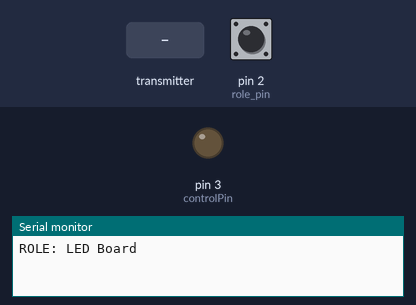
The sketch below on a simulated Arduino Uno, built with avr-gcc and run on an emulated ATmega328P. Parts: output pins drawn as LEDs (lit = HIGH), the last lines printed to the serial monitor. The inputs (shaded band) are chosen by the test bench; at power-on: pin 2 (role_pin) HIGH. No radio packets arrive unless stated.

Above: at 1.2 s.
1.3 s: the transmitter starts sending gotByte = 64
At 2.0 s:
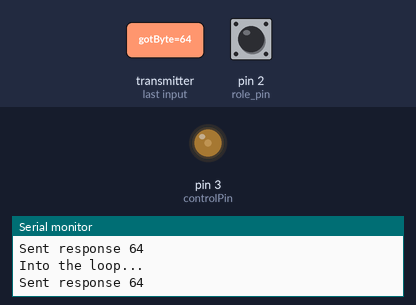
2.8 s: the transmitter starts sending gotByte = 128
At 3.1 s:
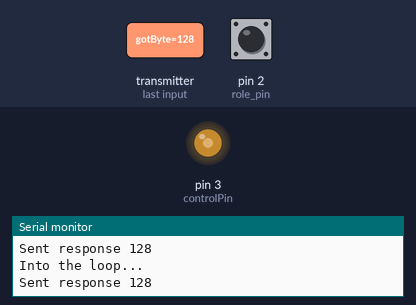
4.3 s: the transmitter starts sending gotByte = 255
At 5.4 s:
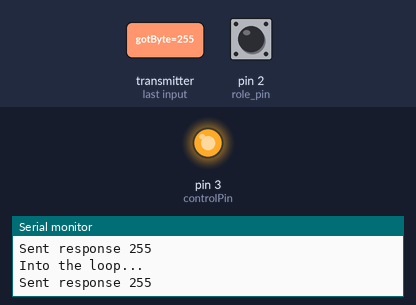
Timing chart, 0 to 7.3 s (numbered marks = the images above; inputs shaded):
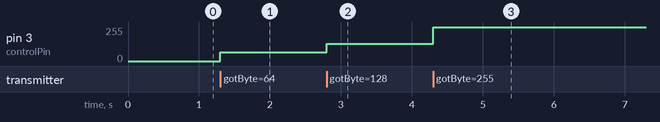

Measured:
- after the input at 1.3 s, pin 3 (controlPin): 0/255 → 64/255 at once
- after the input at 2.8 s, pin 3 (controlPin): 64/255 → 128/255 at once
- after the input at 4.3 s, pin 3 (controlPin): 128/255 → 255/255 at once

The sketch:

Wireless_LED2.ino
```cpp
#include <SPI.h>
#include "nRF24L01.h"
#include "RF24.h"
#include "printf.h"
RF24 radio(9,10);
const int role_pin = 2;
const uint64_t pipes[2] =  {
  0xABCDABCD71LL, 0x544d52687CLL };
typedef enum {
  role_remote = 1, role_led }
role_e;
const char* role_friendly_name[] = {
  "invalid", "Remote", "LED Board"};
role_e role;

const int controlPin = 3;
int i = 0;
int c = 0;

void setup() {
  pinMode(controlPin, OUTPUT);
  pinMode(role_pin, INPUT);
  digitalWrite(role_pin,HIGH);
  delay(20); // Just to get a solid reading on the role pin

  if ( digitalRead(role_pin) ) {
    role = role_led;
  }
  else {
    role = role_remote;
  }
  Serial.begin(57600);
  printf_begin();
  printf("ROLE: %s\n\r",role_friendly_name[role]);
  radio.begin();
  radio.setAutoAck(1);
  radio.enableAckPayload();
  radio.setRetries(0,15);
  radio.setPayloadSize(2);
  if ( role == role_led ) {
    pinMode(controlPin, OUTPUT);
    radio.openReadingPipe(1,pipes[1]);
    radio.openWritingPipe(pipes[0]);
    radio.startListening();
  }
  else {
    radio.openWritingPipe(pipes[1]);
    radio.openReadingPipe(1,pipes[0]);
    radio.startListening();
  }
  radio.powerUp();
  radio.printDetails();
}

void loop() {
  if ( role == role_remote )
  {
    byte gotByte;
    radio.stopListening();

    for(int something=5;something<=255;something = something + 5) {
      printf("This is integer %i with size %i\r\n",something, sizeof(something));
      unsigned long time = micros();
      if ( radio.write(&something,2) ) {
        if(!radio.available()) {
          printf("Got blank response. delay: %lu ms\n\r",micros()-time);
        }
        else{
          while(radio.available()){
            radio.read(&gotByte,2);
            printf("Got response %d, round-trip delay: %lu ms\n\r",gotByte,micros()-time);
          }
        }
      }
      else {
        printf("Sending failed.\r\n");
      }


      delay(2000);

    }

  }

  //
  // LED role.  Receive the state of all buttons, and reflect that in the LEDs
  //

  if ( role == role_led )
  {
    // if there is data ready
    /*if ( radio.available() )
     {*/

    // Dump the payloads until we've gotten everything
    byte pipeNo, gotByte;                          // Declare variables for the pipe and the byte received
    while( radio.available(&pipeNo)){              // Read all available payloads
      printf("Into the loop...\r\n");
      radio.read( &gotByte, 2 );
      // Since this is a call-response. Respond directly with an ack payload.
      // Ack payloads are much more efficient than switching to transmit mode to respond to a call
      radio.writeAckPayload(pipeNo,&gotByte, 2 );  // This can be commented out to send empty payloads.
      printf("Sent response %d \n\r", gotByte);
      analogWrite( controlPin, gotByte);
    }
    /*bool done = false;
     int brightness;
     while (!done)
     {
     done = radio.read( &brightness, sizeof(brightness) );
     printf("Data read was %i\r\n", brightness );
     printf("Length was %i\r\n", sizeof(brightness));
     analogWrite( controlPin, brightness );
     delay(20);*/

  }
}
```

printf.h
```cpp
// (licence header left out)
/**
 * @file printf.h
 *
 * Setup necessary to direct stdout to the Arduino Serial library, which
 * enables 'printf'
 */

#ifndef __PRINTF_H__
#define __PRINTF_H__

#ifdef ARDUINO

int serial_putc( char c, FILE * )
{
  Serial.write( c );

  return c;
}

void printf_begin(void)
{
  fdevopen( &serial_putc, 0 );
}

#else
#error This example is only for use on Arduino.
#endif // ARDUINO

#endif // __PRINTF_H__
```
